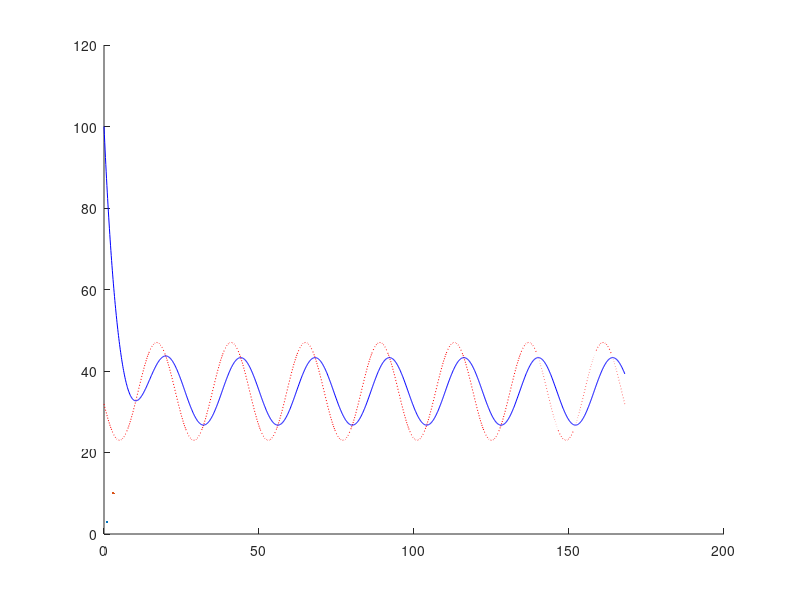

Write MATLAB code to recreate this figure. (Note: this script raises an error after producing the figure.)
clear;close;clc;
%% Section C graphing:
%% Variables
% Variables of the calculation range:
ti = 0; % t initial
tf = 168; % t final
npts = 1440; % step count
t = linspace(ti,tf,npts); % full t range for output
% C  and M control the C and Mo constants in the T(t) equation, alter them
% to change the starting temperature 
Mo = 35;

%%  C(Mo) calculation
function C=Ccalc(Mo)
    C=100-Mo-4.308;
end

% calculate C
C = Ccalc(Mo);

%% M(t) calculation
% Function
function Tm = Tout(t, Mo)
    Tm = Mo - 12*cos(pi*((t-5)/12));  
end

% Matrix
M = Tout(t,Mo);

%% T(t) calculation
% Function
function T = Tin(t,Mo,C)
    theta = (pi*(t-5))/12;
    Th = C*(exp(-1*(t/4)));
    Tp = (36/(9+(pi^2)))*(3*cos(theta)+pi*sin(theta));
    T = Mo+Th-Tp;
end

% Matrix
T = Tin(t,Mo,C);

%% Critical points
[Mmin, tMmin] = min(M);
[Mmax, tMmax] = max(M);
[Tmin, tmin] = min(T);
[Tmax, tmax] = max(T);

function timeout = minutescalc(x, t)
    time=t(x);
    hours = floor(time);
    minutes = round((60 * (time - hours)));
    % Prevents the 6 hours and 60 minutes output I was getting
    if minutes == 60
        minutes = minutes - 1;
    end
    timeout = [hours,minutes];
end

% Grabbing max and min times
tmins = [tmin, tMmin];
Tmins = [Tmin, Mmin];
tmaxs = [tmax, tMmax];
Tmaxs = [Tmax, Mmax];

% Printing max/min times
Tspoints = [Tmin, Tmax, minutescalc(tmin,t), minutescalc(tmax,t)];
Mspoints = [Mmin, Mmax, minutescalc(tMmin,t), minutescalc(tMmax, t)];
formatspec1 = 'Inside temperature: Minimums and Maxs of %2.2f and %2.2f at %2.0f:%02.0f and %2.0f:%02.0f\n';
formatspec2 = 'Outside temperature: Minimums and Maxs of %2.2f and %2.2f at %2.0f:%02.0f and %2.0f:%02.0f\n';
fprintf(formatspec1, Tspoints)
fprintf(formatspec2, Mspoints)


%% Plotting
figure
hold on 
ToutPlot = plot(t,M,":r",LineWidth=3);
TinPlot = plot(t,T,"-b",LineWidth=3,MarkerSize=10);
TminPlot = plot(t(tmins),Tmins,"oG",MarkerSize=30,LineWidth=3);
TmaxPlot = plot(t(tmaxs),Tmaxs,"oW",MarkerSize=30,lineWidth=3);
xlabel("Time")
ylabel("*F")
fontsize(45,"points")
legend("Outside Temperature","Inside Temperature","Min temp","Max temp")
hold off